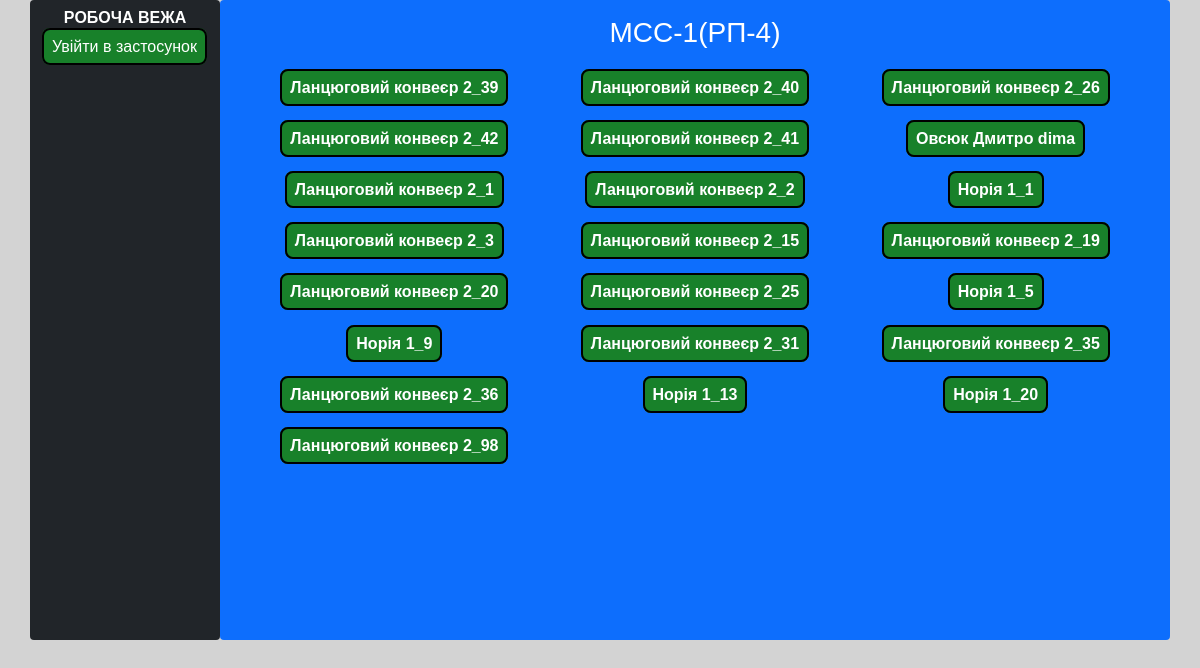
The app's page /mcc/mcc-1/ with its own data.
### locator/models.py (models this page shows, shortened)
class Node(models.Model):
    title = models.CharField(max_length=25)
    slug = models.SlugField(unique=True, db_index=True)
    label = models.ImageField(upload_to="photos/", default=None, blank=True, null=True,)
    level = models.CharField(max_length=25, choices=utils.LEVELS)
    round_per_minute = models.IntegerField(validators=[MinValueValidator(0), MaxValueValidator(3100)])
    power = models.DecimalField(max_digits=4, decimal_places=1,)
    mcc = models.ForeignKey('MotorControlCenter', on_delete=models.PROTECT, related_name='nodes')
    def get_absolute_url(self):
        return reverse('node-detail', args=(self.slug,))

### locator/views.py (the view)
# urls.py: path('mcc/<slug:mcc_slug>/', MCCView.as_view(), name='mcc'),
class MCCView(DataMixin, ListView):
    template_name = 'locator/nodes.html'
    context_object_name = 'nodes'
    def get_queryset(self) -> QuerySet[Any]:
        return Node.objects.filter(mcc__slug=self.kwargs['mcc_slug'])
    def get_context_data(self, **kwargs):
        context = super().get_context_data(**kwargs)
        mcc = MCC.objects.get(slug=self.kwargs['mcc_slug'])
        context['title'] = f'{mcc.title}(PП-{mcc.substation_id + 3})'
        return context

### locator/templates/locator/nodes.html (shortened to what this page needs)
{% extends 'locator/base.html' %}
{% block content %}
<section class="portfolio">
    <div class="container">
        <div class="row">
            <div class="col-12">
                <h3 class="text-center text-white text-uppercase my-3">{{ title }}</h3>
            </div>
        </div>
        <div class="row">
            {% for node in nodes %}
            <div class="col-xl-4 col-md-6 col-sm-12 my-1 p-2">
                 <h6 class="text-center text-white">
                    <a href="{{ node.get_absolute_url }}" class="fw-bold" style="text-decoration: none;">
                        {{ node.title }} {{ node.slug }}
                    </a>
                </h6>
            </div>
            {% endfor %}
        </div>
    </div>
</section>
{% endblock %}

### locator/static/locator/css/styles.css (style rules this page uses)
* { box-sizing: border-box; }
body { margin: 0; padding: 0; font-family: Arial, sans-serif; background: lightgray; overflow: auto; }
a { color: white; padding: 0.5em; border: 2px double black; border-radius: 0.5em; background: #18812a; }

### records on screen
Node: title "Ланцюговий конвеєр", slug "2_39"
Node: title "Ланцюговий конвеєр", slug "2_40"
Node: title "Ланцюговий конвеєр", slug "2_26"
Node: title "Ланцюговий конвеєр", slug "2_42"
Node: title "Ланцюговий конвеєр", slug "2_41"
Node: title "Овсюк Дмитро", slug "dima"
Node: title "Ланцюговий конвеєр", slug "2_1"
Node: title "Ланцюговий конвеєр", slug "2_2"
Node: title "Норія", slug "1_1"
Node: title "Ланцюговий конвеєр", slug "2_3"
Node: title "Ланцюговий конвеєр", slug "2_15"
Node: title "Ланцюговий конвеєр", slug "2_19"
Node: title "Ланцюговий конвеєр", slug "2_20"
Node: title "Ланцюговий конвеєр", slug "2_25"
Node: title "Норія", slug "1_5"
Node: title "Норія", slug "1_9"
Node: title "Ланцюговий конвеєр", slug "2_31"
Node: title "Ланцюговий конвеєр", slug "2_35"
Node: title "Ланцюговий конвеєр", slug "2_36"
Node: title "Норія", slug "1_13"
Node: title "Норія", slug "1_20"
Node: title "Ланцюговий конвеєр", slug "2_98"

### other values on screen
{{ title }} "MCC-1(PП-4)"
